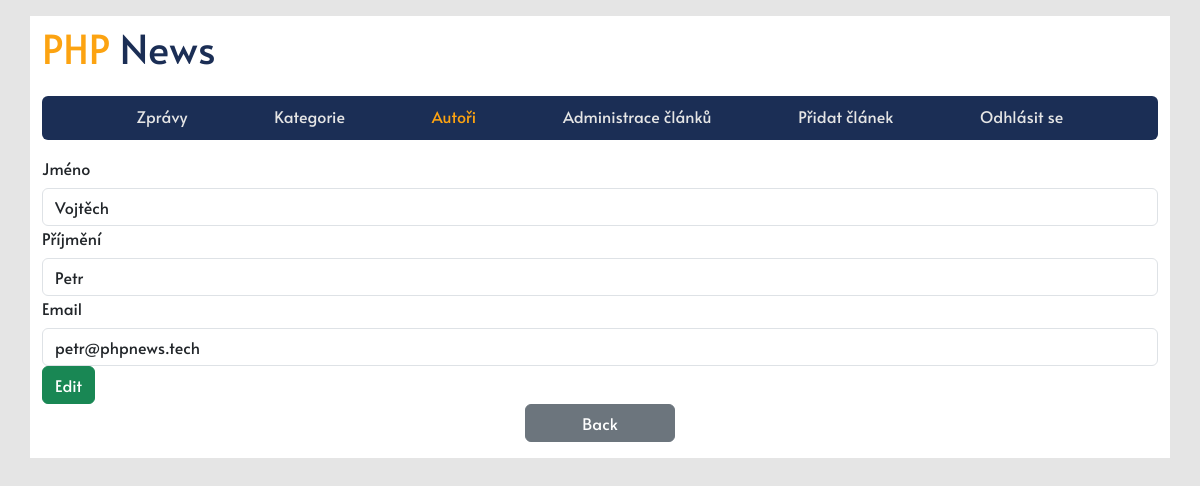
The app's page /edit_author?id=1 (signed in) with its own data.
### tables this page shows
CREATE TABLE `authors` (
  `id` int(11) NOT NULL,
  `name` varchar(50) NOT NULL,
  `surname` varchar(50) NOT NULL,
  `password` varchar(255) NOT NULL,
  `email` varchar(255) NOT NULL,
  `role` enum('editor','admin') NOT NULL DEFAULT 'editor'
);

### edit_author.php (the view, shortened to what this page needs)
<!DOCTYPE html>
<html lang="en">
<?php
    require_once 'db.php';
    if(isset($_GET['id'])){
        $sql = 'SELECT * from authors where id = :id';
        $stmt = $conn->prepare($sql);
        $stmt->execute([
            ':id' => $_GET['id'],
        ]);
        $author = $stmt->fetchAll();
    }
?>
<head>
    <link rel="stylesheet" href="./css/style.css">
    <link rel="stylesheet" href="./node_modules/bootstrap/dist/css/bootstrap.min.css">
    <link rel="stylesheet" href="./node_modules/bootstrap-icons/font/bootstrap-icons.css">
</head>
<body class="bg_platinum">
    <div class="container bg_white my-3">
        <h1 class="py-2 brand"><span>PHP</span> News</h1>
        <header class="bg_space_cadet rounded-2">
            <nav class="menu p-2">
                <a href="index" class="nav-item">Zprávy</a>
                <a href="category" class="nav-item">Kategorie</a>
                <a href="authors" class="nav-item active">Autoři</a>
                <?php if(isset($_SESSION['user'])): ?>
                <a href="admin_post" class="nav-item">Administrace článků</a>
                <a href="add_post" class="nav-item">Přidat článek</a>
                <a href="logout" class="nav-item">Odhlásit se</a>
                <?php else: ?>
                <a href="login" class="nav-item">Přihlásit se</a>
                <a href="register" class="nav-item">Vytvořit účet</a>
                <?php endif; ?>
            </nav>
        </header>
        <main class="py-3" id="main">
            <section class="row flex-row-reverse justify-content-center">
                <form action="" method="post">
                    <label for="name" class="form-label">Jméno</label>
                    <input class="form-control" id="name" type="text" name="name" value="<?= $author[0]['name'] ?>">
                    <label for="surname" class="form-label">Příjmění</label>
                    <input class="form-control" id="surname" type="text" name="surname"
                        value="<?= $author[0]['surname'] ?>">
                    <label for="email" class="form-label">Email</label>
                    <input class="form-control" id="email" type="text" name="email" value="<?= $author[0]['email'] ?>">
                    <button class="btn btn-success">Edit</button>
                </form>
                <a type="button" class="btn btn-secondary w150" href="authors">Back</a>
            </section>
        </main>
    </div>
</body>
</html>

### css/style.css (style rules this page uses)
html { scrollbar-width: thin; scroll-behavior: smooth; }
* { font-family: Alata Regular, sans-serif; }
.w150 { width: 150px !important; }
.bg_platinum { background-color: #E5E5E5; }
.bg_white { background-color: #FFFFFF; }
.bg_space_cadet { background-color: #1B2E55; }
a { text-decoration: none !important; }
.active { color: #FCA311 !important; }
.brand { color: #1B2E55; }
.brand span { color: #FCA311; }
.menu { margin-top: 1rem !important; display: -webkit-box; display: -ms-flexbox; display: flex; -webkit-box-align: center; -ms-flex-align: center; align-items: center; -webkit-box-pack: space-evenly; -ms-flex-pack: space-evenly; justify-content: space-evenly; }
.menu .nav-item { color: #E5E5E5; }
.menu .nav-item::after { content: ''; display: block; background: #FCA311; height: 1px; width: 0; margin: 3px auto 0; -webkit-transition: all 0.17s ease-in-out !important; transition: all 0.17s ease-in-out !important; }

### records on screen
authors: name "Vojtěch", surname "Petr", email "petr@phpnews.tech"
